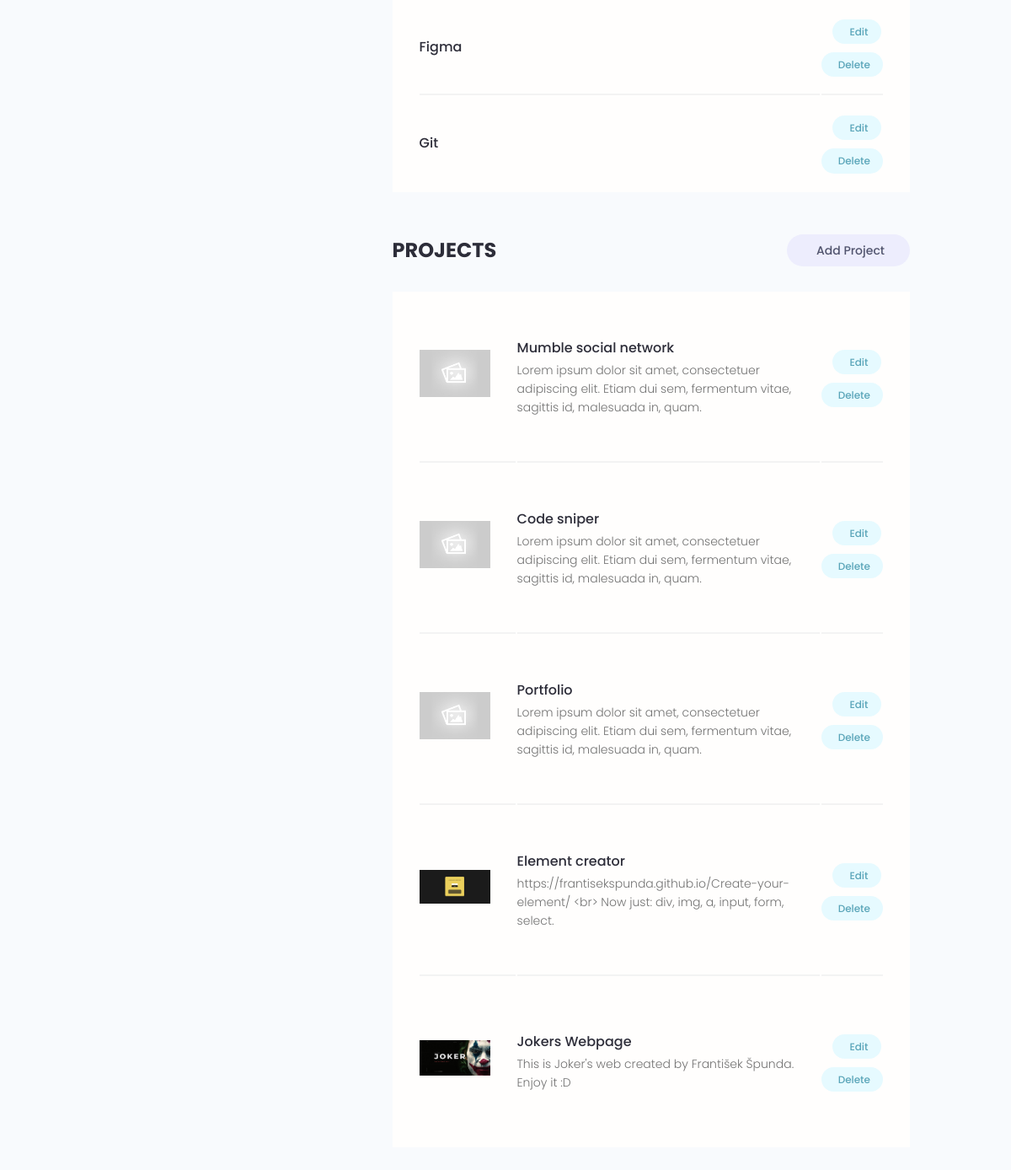
Page /account/ (signed in, lower part) on the earlier database version.
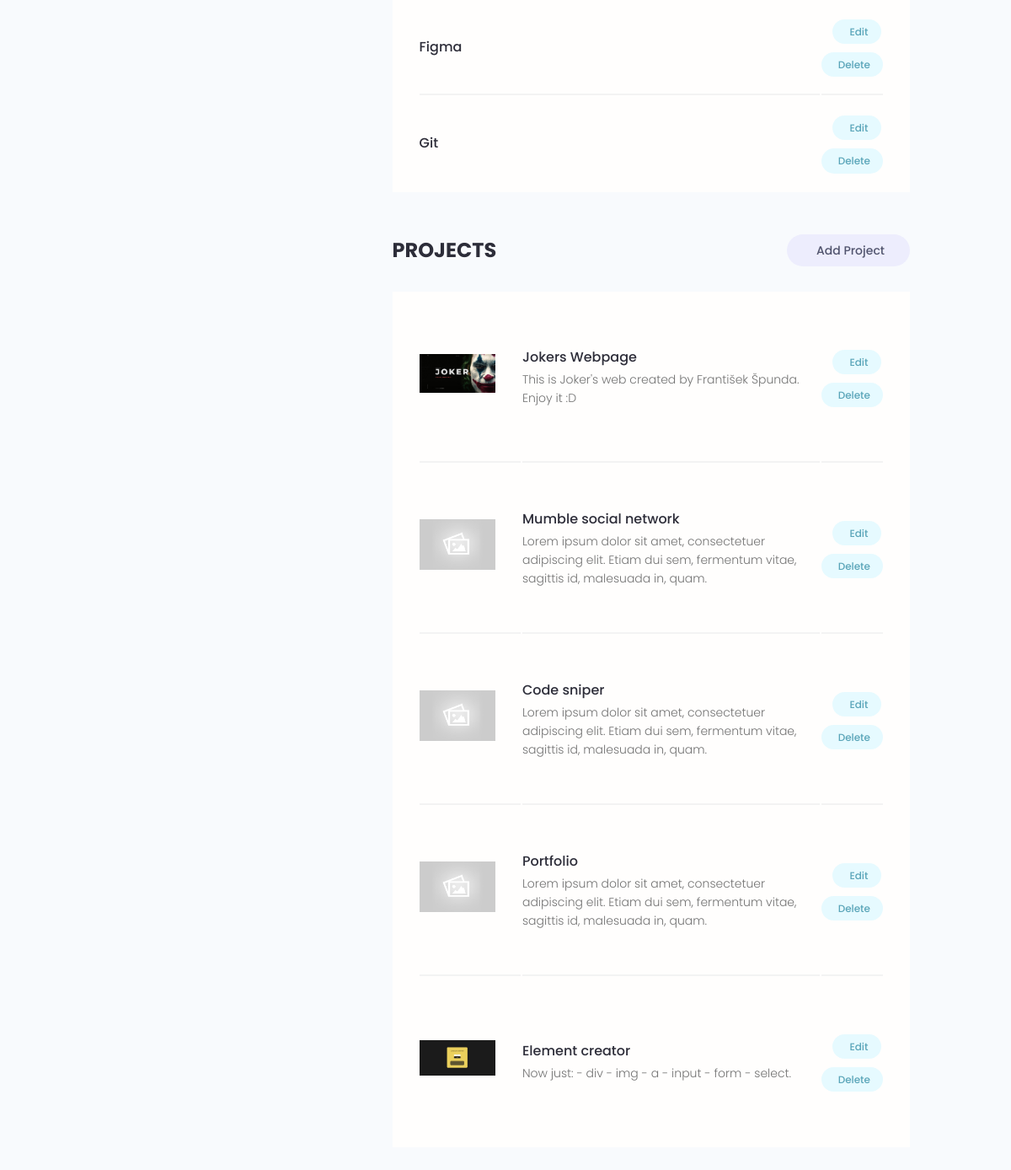
Same page on the later database version.
### users/models.py (models this page shows, shortened)
class Skill(models.Model):
    owner = models.ForeignKey(Profile, on_delete=models.CASCADE, null=True, blank=True)
    name = models.CharField(max_length=200, blank=True, null=True)
    description = models.TextField(null=True, blank=True)
    created = models.DateTimeField(auto_now_add=True)
    id = models.UUIDField(default=uuid.uuid4, unique=True, primary_key=True, editable=False)

### projects/models.py (models this page shows, shortened)
class Project(models.Model):
    owner = models.ForeignKey(Profile, null=True, blank=True, on_delete=models.SET_NULL)
    title = models.CharField(max_length=200)
    description = models.TextField(null=True, blank=True)
    featured_image = models.ImageField(null=True, blank=True, default='default.jpg')
    demo_link = models.CharField(max_length=2000, null=True, blank=True)
    source_link = models.CharField(max_length=2000, null=True, blank=True)
    tags = models.ManyToManyField('Tag', blank=True)
    vote_total = models.IntegerField(default=0, null=True, blank=True)
    vote_ratio = models.IntegerField(default=0, null=True, blank=True)
    created = models.DateTimeField(auto_now_add=True)
    id = models.UUIDField(default=uuid.uuid4, unique=True, primary_key=True, editable=False)
    class Meta:
        ordering = ['-vote_ratio', '-vote_total', 'title']

### users/views.py (the view)
# urls.py: path('account/', views.userAccount, name='account'),
@login_required(login_url='login')
def userAccount(request):
    profile = request.user.profile
    skills = profile.skill_set.all()
    projects = profile.project_set.all()
    context = {'profile': profile, 'skills': skills, 'projects': projects}
    return render(request, 'users/account.html', context)

### users/templates/users/account.html (shortened to what this page needs)
{% extends 'main.html' %}
{% block content %}
<main class="settingsPage profile my-md">
    <div class="container">
        <div class="layout">
        <div class="column column--1of3">
        </div>
        <div class="column column--2of3">
            <table class="settings__table">
            {% for skill in skills %}
            <tr>
                <td class="settings__tableInfo">
                    <h4>{{ skill.name }}</h4>
                </td>
                <td class="settings__tableActions">
                    <a class="tag tag--pill tag--main settings__btn" href="{% url 'update-skill' skill.id %}"> Edit</a>
                    <a class="tag tag--pill tag--main settings__btn" href="{% url 'delete-skill' skill.id %}?next=/account"> Delete</a>
                </td>
            </tr>
            {% endfor %}
            </table>
            <div class="settings">
            <h3 class="settings__title">Projects</h3>
            <a class="tag tag--pill tag--sub settings__btn tag--lg" href="{% url 'create-project' %}"> Add Project</a>
            </div>
            <table class="settings__table">
            {% for project in projects %}
            <tr>
                <td class="settings__thumbnail">
                <a href="{% url 'project' project.id %}"><img src="{{ project.featured_image.url }}" alt="Project Thumbnail" /></a>
                </td>
                <td class="settings__tableInfo">
                <a href="{% url 'project' project.id %}">{{ project.title }}</a>
                <p>{{ project.description|slice:'150' }}</p>
                </td>
                <td class="settings__tableActions">
                <a class="tag tag--pill tag--main settings__btn" href="{% url 'update-project' project.id %}"> Edit</a>
                <a class="tag tag--pill tag--main settings__btn" href="{% url 'delete-project' project.id %}?next=/account"> Delete</a>
                </td>
            </tr>
            {% endfor %}
            </table>
        </div>
        </div>
    </div>
</main>
{% endblock content %}

Differences in the rows shown:
changed Project "Jokers Webpage": moves up the list
changed Project "Element creator": description "https://frantisekspunda.github.io/Create-your-element/ <br> Now just: div, img, a, input, form, select." → "Now just: - div - img - a - input - form - select."
